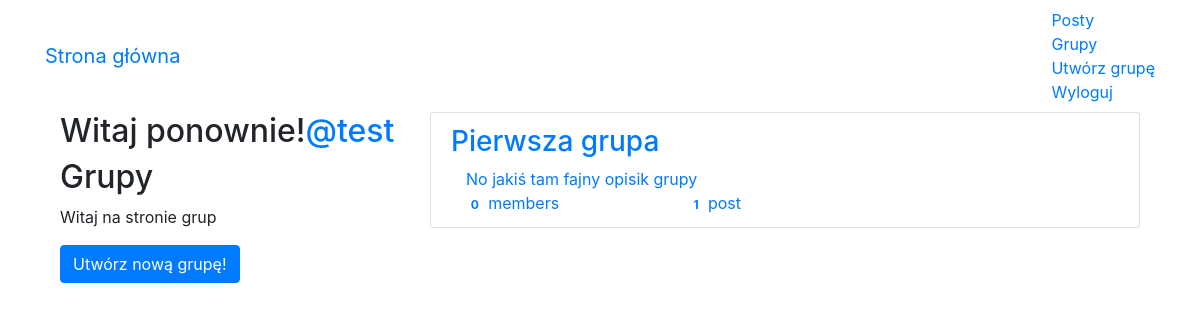
Screenshot of /groups/ (signed in) with the database file from the repository.
### groups/models.py (models this page shows, shortened)
class Group(models.Model):
    name = models.CharField(max_length=255,unique=True)
    slug = models.SlugField(allow_unicode=True,unique=True)
    description = models.TextField(blank=True,default='')
    description_html = models.TextField(editable=False,default='',blank=True)
    members = models.ManyToManyField(User,through='GroupMember')
    class Meta:
        ordering = ['name']

### groups/views.py (the view)
class ListGroups(generic.ListView):
    model = Group

### groups/templates/groups/group_list.html
{% extends "groups/group_base.html" %}
{% block pregroup %}
  <div class="col-md-4">
    <div class="content">
      {% if user.is_authenticated %}
        <h2>Witaj ponownie!<a href="{% url 'posts:for_user' username=user.username %}">@{{user.username}}</a></h2>
      {% endif %}
        <h2>Grupy</h2>
        <p>Witaj na stronie grup</p>
    </div>
    {% if user.is_authenticated %}
      <a href="{% url 'groups:create' %}" class='btn btn-md btn-fill btn-primary'><span class='glyphicon glyphicon-plus-sign'> Utwórz nową grupę!</span></a>
    {% endif %}
  </div>
{% endblock %}
{% block group_content %}
  <div class="col-md-8">
    <div class="list-group">
      {% for group in object_list  %}
        <a href="{% url 'groups:single' slug=group.slug %}" class='list-group-item'><h3 class='title list-group-item-heading'>{{group.name}}</h3>
          <div class="list-group-item-text container-fluid">
            {{group.description_html|safe}}
            <div class="row">
              <div class="col-md-4">
                <span class="badge"> {{group.members.count}}</span>
                member{{group.members.count|pluralize}}
              </div>
              <div class="col-md-4">
                <span class="badge"> {{group.posts.count}}</span>
                post{{group.posts.count|pluralize}}
              </div>
            </div>
          </div>
        </a>
      {% endfor %}
    </div>
  </div>
{% endblock %}

### rows the page displays
Group: name "Pierwsza grupa", description_html "No jakiś tam fajny opisik grupy", members.count "0", posts.count "1"

### other values shown
{{ user.username }} "test"
